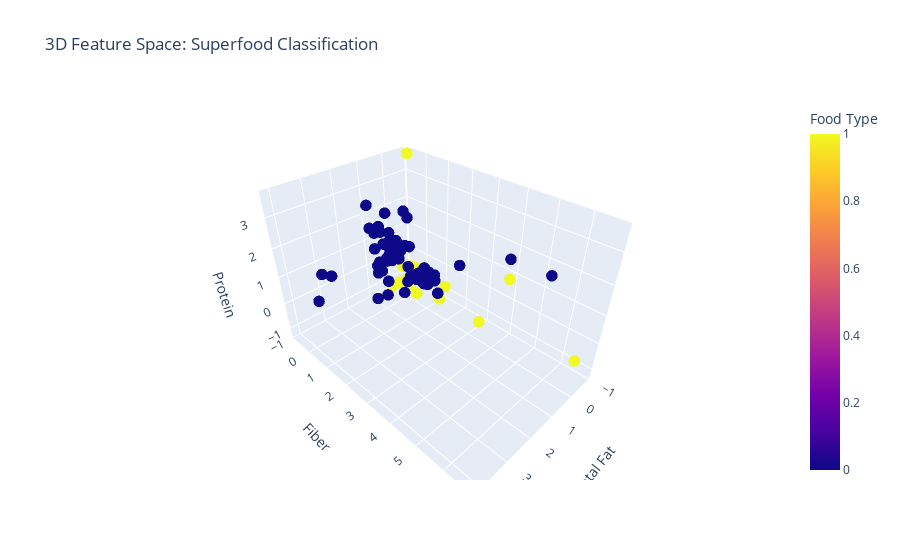

The cell this chart's notebook holds for it:
### Code cell
# 3D FEATURE PROJECTION

fig = px.scatter_3d(df_cleaned, 
                    x='Total lipid (fat) (G)', 
                    y='Fiber, total dietary (G)', 
                    z='Protein (G)',
                    color='superfood',
                    color_discrete_map={True: 'orange', False: 'blue'},
                    labels={'superfood': 'Food Type',
                            'Total lipid (fat) (G)': 'Total Fat',
                            'Fiber, total dietary (G)': 'Fiber',
                            'Protein (G)': 'Protein'},
                    title='3D Feature Space: Superfood Classification',
                    opacity=0.7)

fig.update_traces(marker=dict(size=4))
fig.show()

### Figure 1 — Plotly figure (JSON) as saved in the notebook; plotly's stock layout.template omitted (floating-point values rounded to 4 significant figures; data arrays with more than 128 entries replaced by an {"elided": "..."} marker saying what was removed)
{"data": [{"hovertemplate": "Total Fat=%{x}<br>Fiber=%{y}<br>Protein=%{z}<br>Food Type=%{marker.color}<extra></extra>", "legendgroup": "", "marker": {"color": {"elided": "2081 int values"}, "coloraxis": "coloraxis", "opacity": 0.7, "size": 4, "symbol": "circle"}, "mode": "markers", "name": "", "scene": "scene", "showlegend": false, "type": "scatter3d", "x": {"elided": "2081 float values"}, "y": {"elided": "2081 float values"}, "z": {"elided": "2081 float values"}}], "layout": {"autosize": true, "coloraxis": {"colorbar": {"title": {"text": "Food Type"}}, "colorscale": [[0, "#0d0887"], [0.1111, "#46039f"], [0.2222, "#7201a8"], [0.3333, "#9c179e"], [0.4444, "#bd3786"], [0.5556, "#d8576b"], [0.6667, "#ed7953"], [0.7778, "#fb9f3a"], [0.8889, "#fdca26"], [1, "#f0f921"]]}, "legend": {"tracegroupgap": 0}, "scene": {"aspectmode": "auto", "aspectratio": {"x": 0.8798, "y": 1.32, "z": 0.8613}, "domain": {"x": [0, 1], "y": [0, 1]}, "xaxis": {"title": {"text": "Total Fat"}, "type": "linear"}, "yaxis": {"title": {"text": "Fiber"}, "type": "linear"}, "zaxis": {"title": {"text": "Protein"}, "type": "linear"}}, "title": {"text": "3D Feature Space: Superfood Classification"}}}
